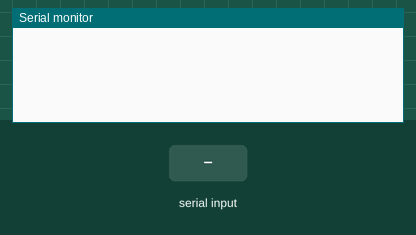
A sketch run on a simulated Arduino Uno, built with avr-gcc and run on an emulated ATmega328P. Parts: the last lines printed to the serial monitor. The test bench sets the inputs (shaded band).

Above: at 1.2 s.
1.3 s: "C100,0,0\n" received over Serial
At 2.6 s:
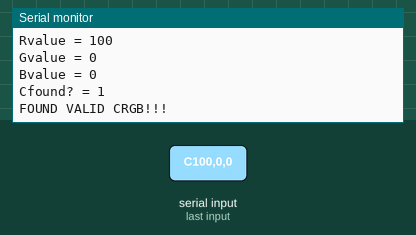
2.8 s: byte 83 ('S') received over Serial
At 3.6 s:
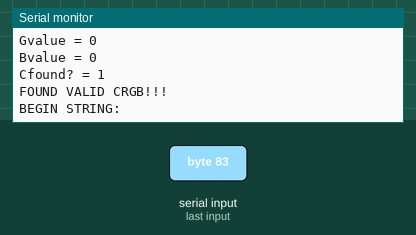
4.3 s: byte 67 ('C') received over Serial
At 4.7 s:
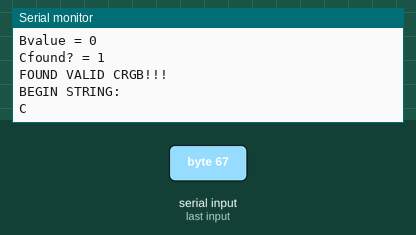
5.8 s: "C255,255,255\n" received over Serial
At 7.0 s:
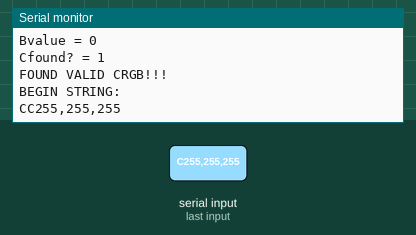
7.3 s: "S90\n" received over Serial
At 8.5 s:
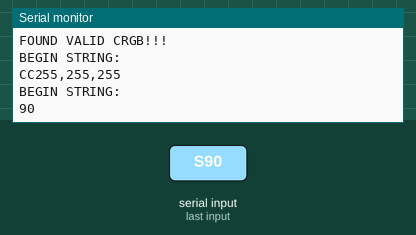
8.8 s: "S,45\n" received over Serial
At 9.9 s:
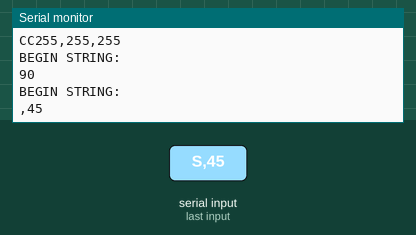
Timing chart, 0 to 11.3 s (numbered marks = the images above; inputs shaded):
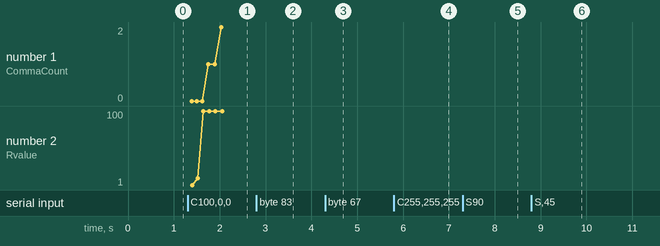

Measured:
- after the input at 1.3 s, the serial monitor: prints a new line at once (image 1)
- after the input at 2.8 s, the serial monitor: prints a new line at once (image 2)
- after the input at 4.3 s, the serial monitor: prints a new line at once (image 3)
- after the input at 5.8 s, the serial monitor: prints a new line at once (image 4)
- after the input at 7.3 s, the serial monitor: prints a new line at once (image 5)
- after the input at 8.8 s, the serial monitor: prints a new line at once (image 6)

The sketch:

jeff_hw_crgb_parse.ino
```cpp
/* Let's define a CRGB "string" as starting with a C,
 *  then having 3 comma separates values...
 *  where the first value is the R value, second the G, third the B.
 *  Those values can be 1, 2, or 3 digits.
 *
 *  Some examples:
"C100,0,0" just red
"C255,255,255" bright white
"C1,0,1" really dim purple

Write a function that takes a CRGB string,
and returns a CRGB number based on the three numbers in that string.
If the string is badly formed, return an all black CRGB (0,0,0).
This includes all strings that *DON'T* start with a C...like:
"G1,1,1"

if there is stuff AFTER the CRGB string, ignore it.  So:

"C10,20,30Hello" should still give you a CRGB with 10,20,30.

Note:  you'll need to include FastLED.h in this one...

Prototype:

CRGB convertCRGBString(char *input )

*/

#include "SoftwareSerial.h"
#include "FastLED.h"
CRGB leds;

typedef enum
{
  LOOK_FOR_COMMAND,
  BUILD_CRGB,
  PROCESS_STRING
} parse_state_type;

parse_state_type parse_state = LOOK_FOR_COMMAND;

#define BUFF_SIZE 12
char myBuffer[BUFF_SIZE];
int buffer_index=0;


void setup( )
{
  Serial.begin(9600);

  buffer_index = 0;
  parse_state = LOOK_FOR_COMMAND;
}

void loop ( )
{
   char c;
   CRGB light_value;
   int i;

   while (Serial.available())
   {
     c = Serial.read();

     if (parse_state == PROCESS_STRING)
     {
       // enters and nulls terminate the string...we'll go back to looking for a command.
       if ( (c == '\n') || (c == NULL) )
       {
         Serial.println();
         parse_state = LOOK_FOR_COMMAND;
       }
       else
       {
         // just print the character.
         Serial.print(c);
       }
     }  // end building string

     else if (c == 'C')
     {
       // This is (potentially) the start of a CRGB string.  Store that 'C' at the
       // beginning of our buffer.
       myBuffer[0] = c;

       // Blitz any other characters so that we don't get false-positives on subsequent calls.
       for (i = 1; i < BUFF_SIZE; i++)
       {
         myBuffer[i] = ' ';
       }

       // get ready to collect the other characters.
       buffer_index = 1;
       parse_state = BUILD_CRGB;

       Serial.println("** Found a C.  Starting to build");

     }
     else if (c == 'S')
     {
       Serial.println("BEGIN STRING: ");

       // This is the start of a string.
       parse_state = PROCESS_STRING;
     }
     else if (parse_state == BUILD_CRGB)
     {
       Serial.print("** Building CRGB, index ");
       Serial.print(buffer_index);
       Serial.print(" , char=");
       Serial.println(c);

       myBuffer[buffer_index] = c;

       // try what we've got so far...
       light_value = convertCRGBString(myBuffer);

       if (light_value)
       {
         Serial.println("FOUND VALID CRGB!!!");

         //go back to looking for a Command...
         parse_state = LOOK_FOR_COMMAND;
         buffer_index = 0;
       }
       else
       {
         // no valid CRGB (at least yet).  Did we run out of characters?
         buffer_index++;
         if (buffer_index >= BUFF_SIZE)
         {
           // We've seen too many characters.  This can't be a CRGB.
           parse_state = LOOK_FOR_COMMAND;
           buffer_index = 0;

           Serial.println("** Too many chars.  back to looking for C");
         }

       }
     }  // end build CRGB

   }  // end serial available
}

CRGB convertCRGBString(char *input )
{
  int Rvalue = 0;
  int Gvalue = 0;
  int Bvalue = 0;
  int CommaCount = 0;
  bool Cfound = false;
  bool RvalueGood = false;
  bool GvalueGood = false;
  bool BvalueGood = false;
  while (*input) // while anything is available to read from the passed string
  {
    if (*input == 'C') // if the current char in the string is 'C'
    {
      Cfound = true;
      Serial.println("C found!");
      input++;
    }
    if (*input == ',')
    {
       CommaCount++;
       Serial.println("Comma found");
       input++;
    }
    if ((makeCharAnInt(*input) >= 0) &&
              (makeCharAnInt(*input) <= 9) && (Cfound == true))
    {
        if (CommaCount == 0)
          {
            Rvalue = Rvalue * 10;
            Rvalue = Rvalue + makeCharAnInt(*input);
          }

        else if (CommaCount == 1)
          {
            Gvalue = Gvalue * 10;
            Gvalue = Gvalue + makeCharAnInt(*input);
          }

        else if (CommaCount == 2)
          {
            Bvalue = Bvalue * 10;
            Bvalue = Bvalue + makeCharAnInt(*input);
          }
        input++;
     }
     else
        input++;
   }
   if (Rvalue <= 255)
      RvalueGood = true;
   if (Bvalue <= 255)
      BvalueGood = true;
   if (Gvalue <= 255)
      GvalueGood = true;

  Serial.println();
  Serial.print ("CommaCount = ");
  Serial.println(CommaCount);
  Serial.print ("Rvalue = ");
  Serial.println(Rvalue);
  Serial.print ("Gvalue = ");
  Serial.println(Gvalue);
  Serial.print ("Bvalue = ");
  Serial.println(Bvalue);
  Serial.print("Cfound? = ");
  Serial.println(Cfound);

  if (Cfound && (CommaCount >= 2) && RvalueGood && BvalueGood && GvalueGood )
    return CRGB (Rvalue, Bvalue, Gvalue);
  else
    return CRGB (0,0,0);
}

int getRValue( char *input )
{
  int Rvalue = 0;
  bool Rfound = false;
  while ((*input) && (!Rfound)) // while anything is available to read from the passed string
  {
    if (*input == 'R') // if the current char in the string is 'R'
    {

      input++;
      while ((makeCharAnInt(*input) >= 0) && //current char is digit between 0-9
              (makeCharAnInt(*input) <= 9))
      {
        Rfound = true;  // R has been found in the string
        Rvalue = Rvalue * 10;
        Rvalue = Rvalue + makeCharAnInt(*input);
        input++;
      }
    }
     input++;
  }

  if (Rfound) // return Rvalue if there is one, otherwise error code -1
    return Rvalue;
  else
    return -1;
}

int makeCharAnInt( char c )
{
   int newInteger;
   if ((c >= 48) && (c <= 57))
      {
         newInteger = c - 48;
         return newInteger;
      }
   else
      {
          return -1;
      }
}

\
```
